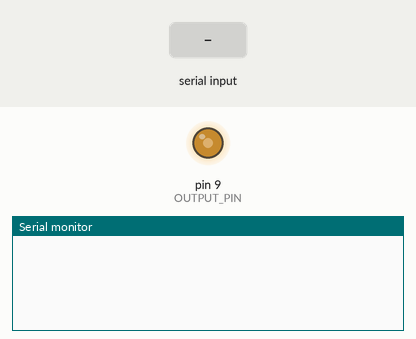
This program was run on a simulated Arduino Uno, built with avr-gcc and run on an emulated ATmega328P. Shown: output pins drawn as LEDs (lit = HIGH), the last lines printed to the serial monitor. Inputs (shaded band) come from the test bench.

Above: at 1.2 s.
1.3 s: "90,45\n" received over Serial
At 2.2 s:
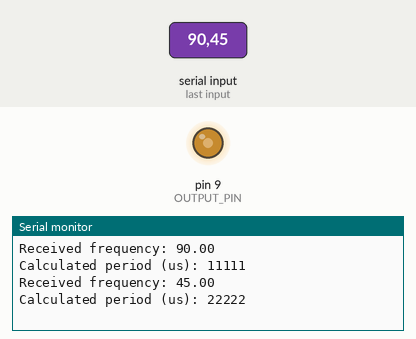
At 3.5 s:
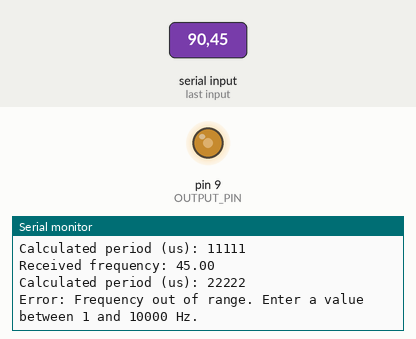

The program:

main.cpp
```cpp
/*
 * File: main.cpp
 * Project: SquarewaveGenerator
 * Description: This program generates a square wave signal using Timer1 on an Arduino.
 *              The frequency of the square wave can be adjusted via serial input.
 * Author: Daniel Ohlsson
 */

#include <Arduino.h>
#include <TimerOne.h>

// Pin configuration and constants
#define OUTPUT_PIN 9                // Pin used for PWM output
#define MULTIPLIER 1                // Multiplier for frequency adjustment
#define INIT_US 10000               // Initial period in microseconds
#define MICROSECONDS_PER_SECOND 1000000 // Constant for microseconds in a second
#define MIN_FREQUENCY 1             // Minimum allowed frequency
#define MAX_FREQUENCY 10000         // Maximum allowed frequency (example)

int incomingByte = 5;               // Variable to store incoming serial data
unsigned long k = 512;              // PWM duty cycle (0-1023)

void setup() {
  Serial.begin(9600);               // Initialize serial communication at 9600 baud
  pinMode(OUTPUT_PIN, OUTPUT);      // Set OUTPUT_PIN as output
  Timer1.initialize(INIT_US);       // Initialize Timer1 with initial period
  Timer1.pwm(OUTPUT_PIN, k);        // Start PWM on OUTPUT_PIN with duty cycle k
}

void loop() {
  unsigned long us;                 // Variable for microseconds (period)
  float freq;                       // Variable for frequency in Hz

  if (Serial.available() > 0) {     // Check if data is available on serial
    incomingByte = Serial.parseInt(); // Parse integer from serial input

    // Validate the input frequency
    if (incomingByte < MIN_FREQUENCY || incomingByte > MAX_FREQUENCY) {
      Serial.println("Error: Frequency out of range. Enter a value between 1 and 10000 Hz.");
      return;
    }

    // Calculate frequency and period based on incoming data
    freq = incomingByte * MULTIPLIER;
    us = MICROSECONDS_PER_SECOND / freq;

    // Print received data and calculated values to serial monitor
    Serial.print("Received frequency: ");
    Serial.println(freq, 2);
    Serial.print("Calculated period (us): ");
    Serial.println(us);

    if (incomingByte == 0) {        // Stop PWM if input is 0
      Timer1.stop();                // Stop Timer1
      digitalWrite(OUTPUT_PIN, HIGH); // Set OUTPUT_PIN to HIGH
    } else {                        // Update Timer1 with new period and restart PWM
      Timer1.initialize(us);        // Set new period in microseconds
      Timer1.pwm(OUTPUT_PIN, k);    // Restart PWM with duty cycle k
    }
  }
}
```

Measured:
- after the input at 1.3 s, the serial monitor: prints a new line at once (image 1)
